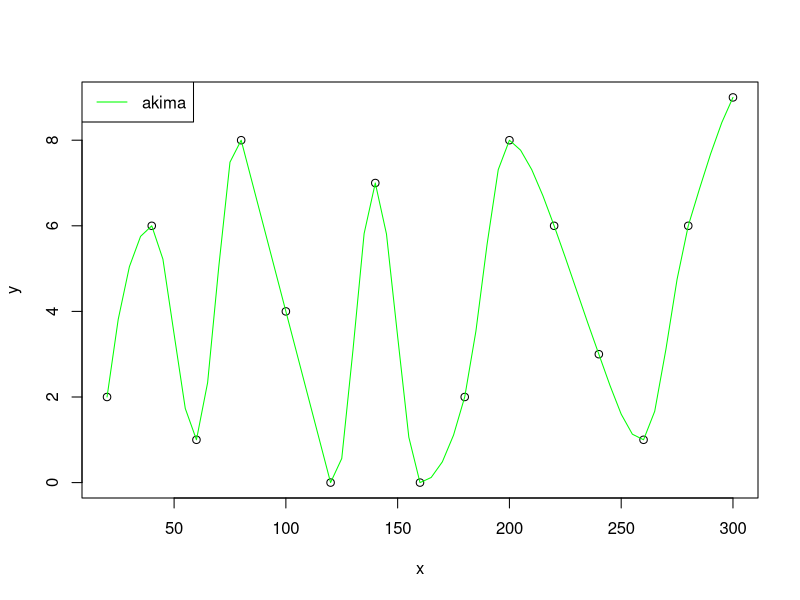

Reproduce this figure in R.
results = read.csv("f_interp.txt")
points = read.csv("f_points.txt")

y_range = range(0, points$y)

pdf(file="plots/akima.pdf", height=5, width=10, bg="white")

plot(points$x, points$y, lty = 1, ylim = y_range, xlab = "x", ylab = "y", col="black")

# lines(results[results$alg=="polynomial",]$x, results[results$alg=="polynomial",]$y, lty = 1, col = "blue")
# lines(results[results$alg=="cspline",]$x, results[results$alg=="cspline",]$y, lty = 1, col = "red")
lines(results[results$alg=="akima",]$x, results[results$alg=="akima",]$y, lty = 1, col = "green")
# lines(results[results$alg=="lagrange",]$x, results[results$alg=="lagrange",]$y, lty = 1, col = "gray")
# lines(results[results$alg=="newton",]$x, results[results$alg=="newton",]$y, lty = 1, col = "orange")
legend("topleft", c("akima"), col=c("green"), lty=1)
# legend("topleft", c("polynomial", "cspline", "akima", "lagrange", "newton"), col=c("blue","red", "green", "gray", "orange"),lty=1)
dev.off()
